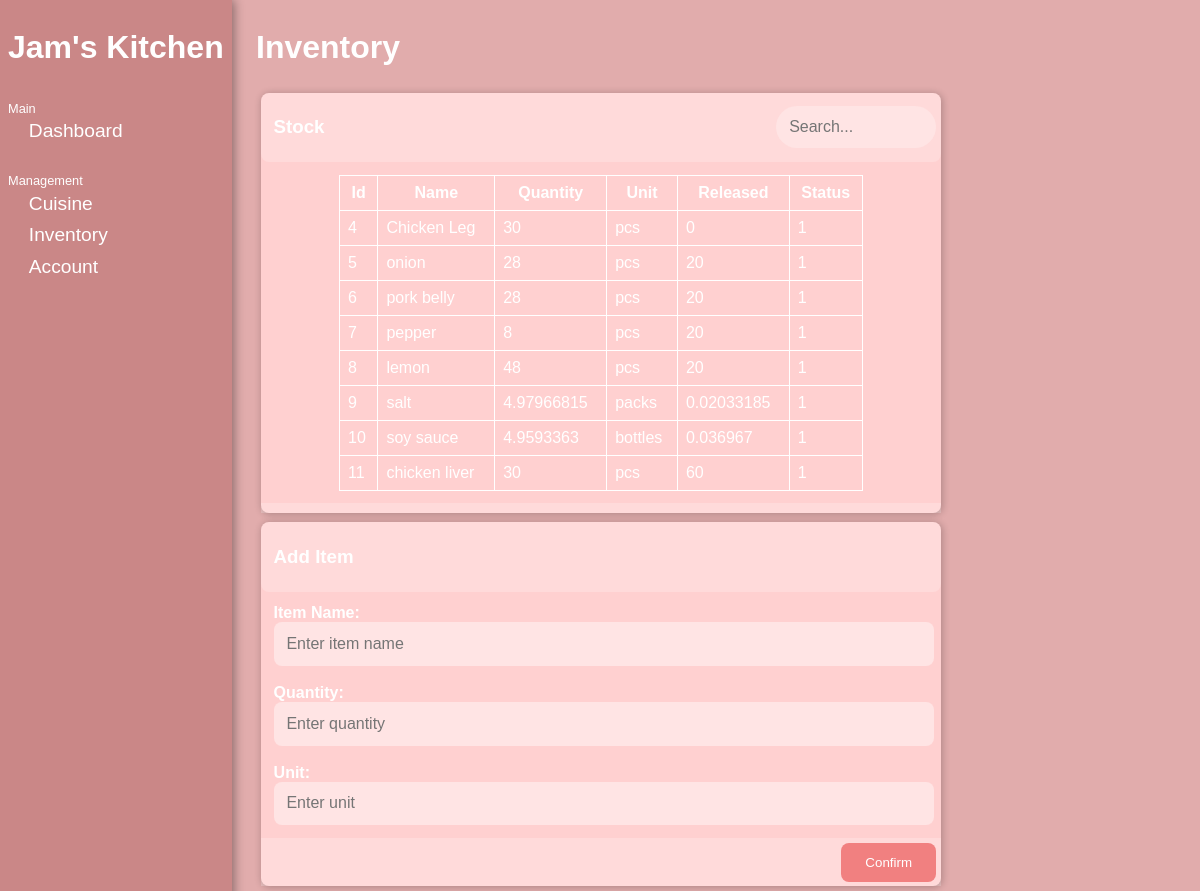
The app's page /?view=inventory (signed in) with its own data.
### tables this page shows
CREATE TABLE `inventory` (
  `id` int(50) NOT NULL,
  `name` varchar(50) NOT NULL,
  `quantity` varchar(50) NOT NULL,
  `unit` varchar(50) NOT NULL,
  `released` varchar(50) NOT NULL,
  `status` varchar(50) NOT NULL
);

### inventory.php (the view, shortened to what this page needs)
<div class="container">
    <h1>Inventory</h1>
    <div class="con">
        <div class="content">
            <div class="contentHeader">
                <h3>Stock</h3>
                <input type="text" id="searchInput" class="textField" placeholder="Search...">
            </div>
            <div class="contentBody">
                <div class="table-container">
                    <table id="dataTable">
                        <thead>
                            <tr>
                                <th onclick="sortTable(0)">Id</th>
                                <th onclick="sortTable(1)">Name</th>
                                <th onclick="sortTable(2)">Quantity</th>
                                <th onclick="sortTable(3)">Unit</th>
                                <th onclick="sortTable(4)">Released</th>
                                <th onclick="sortTable(5)">Status</th>
                            </tr>
                        </thead>
                        <tbody>
                            <?php
                            include "conn.php";
                            $sql = "SELECT * FROM inventory";
                            $query = $conn->query($sql);
                            if ($query->num_rows > 0) {
                                while ($row = $query->fetch_assoc()) {
                                    echo "<tr>";
                                    echo "<td>" . $row["id"] . "</td>";
                                    echo "<td>" . $row["name"] . "</td>";
                                    echo "<td>" . $row["quantity"] . "</td>";
                                    echo "<td>" . $row["unit"] . "</td>";
                                    echo "<td>" . $row["released"] . "</td>";
                                    echo "<td>" . $row["status"] . "</td>";
                                    echo "</tr>";
                                }
                            } else {
                                echo "<tr><td colspan='6' style='text-align:center'>0 results</td></tr>";
                            }
                            ?>
                        </tbody>
                    </table>
                </div>
            </div>
            <div class="contentFooter">
            </div>
        </div>
        <div class="content">
            <div class="contentHeader">
                <h3>Add Item</h3>
            </div>
            <div class="contentBody">
                <form action="" method="post">
                    <div class="textFieldContainer">
                        <b for="itemName">Item Name: </b>
                        <input class="textField" type="text" name="itemName" id="itemName" placeholder="Enter item name">
                    </div>
                    <br>
                    <div class="texFieldContainer">
                        <b for="quantity">Quantity: </b>
                        <input class="textField" type="number" name="quantity" id="quantity" min="0" placeholder="Enter quantity">
                    </div>
                    <br>
                    <div class="texFieldContainer">
                        <b for="unit">Unit: </b>
                        <input class="textField" type="text" name="unit" id="unit" placeholder="Enter unit">
                    </div>
            </div>
            <div class="contentFooter">
                <button type="submit" name="confirm" id="confirm" class="btn">Confirm</button>
            </div>
        </div>
    </div>
</div>

### index.php (shortened to what this page needs)
<!DOCTYPE html>
<html lang="en">
<head>
    <link rel="stylesheet" href="index.css">
</head>
<body>
    <?php
        include "header.php";
    ?>
    <?php
        $view = $_GET['view'] ?? "login";
        if($view == "inventory"){
            include 'inventory.php';
        }
    ?>
</body>
</html>

### header.php (shortened to what this page needs)
<header>
        <h1>Jam's Kitchen</h1>
        <ul>Main
            <li><a href="?view=dashboard">Dashboard</a></li>
        </ul>
        <ul>Management
            <li><a href="?view=cuisine">Cuisine</a></li>
            <li><a href="?view=inventory">Inventory</a></li>
            <li><a href="?view=account">Account</a></li>
        </ul>
</header>

### index.css (style rules this page uses)
* { font-family: Arial, Helvetica, sans-serif; color: #FFF; }
body { background-color: #E1ACAC ; margin: 0; }
header { display: flex; flex-direction: column; margin: 0; background-color: #CA8787; position: fixed; height: 100%; top: 0; left: 0; padding: 0.5rem; box-shadow: 1px 1px 10px 1px rgba(0, 0, 0, 0.4); }
ul { width: 100%; font-size: 0.8rem; list-style-type: none; text-align: left; padding: 0; }
ul li { font-size: 1.2rem; margin-left: 1rem; padding: 0.3rem; display: block; width: 100%; }
ul li a { display: block; width: 100%; text-decoration: none; transition: 0.2s ease-in-out; }
.container { padding-top: 0.5rem; padding-left: 16rem; }
.con { display: flex; justify-content: start; width: 58.7vh; flex-wrap: wrap; }
.content { display: flex; justify-content: start; flex-direction: column; background-color: #FFD0D0; width: 25vh; height: 25vh; text-align: center; padding: 1rem; border-radius: 0.5rem; margin: 0.3rem; box-shadow: 1px 1px 7px 1px rgba(0, 0, 0, 0.2); }
.btn { outline: none; border: none; background-color: #f18080; padding: 0.75rem 1.5rem; border-radius: 0.5rem; cursor: pointer; transition: 0.2s ease; }
.textField { width: 93.7%; outline: none; border: none; padding: 0.8rem; font-size: 1rem; background-color: rgb(255, 228, 228); border-radius: 0.5rem; transition: .2s ease; }

### inventory.php (style rules this page uses)
.con { width: 100%; padding: 0; display: flex; flex-direction: row; }
.content { padding: 0; width: 85vh; height: max-content; }
.content h3 { text-align: start; margin-left: 0.5rem; }
.contentHeader { display: flex; justify-content: space-between; background-color: rgba(255, 255, 255, 0.2); padding: 0.3rem; border-radius: 0.5rem; }
.contentBody { text-align: start; padding: 0.8rem; }
.contentFooter { background-color: rgba(255, 255, 255, 0.2); text-align: right; padding: 0.3rem; }
.textField { color: #292929; width: 97%; }
.table-container { width: 100%; }
.table-container table { width: 80%; margin-left: auto; margin-right: auto; border-collapse: collapse; border-radius: 1rem; }
table, td, th { border: 1px solid #fff; padding: 0.5rem; border-radius: 1rem; }
#searchInput { width: 20%; height: 2vh; border-radius: 50rem; margin-top: auto; margin-bottom: auto; }

### records on screen
inventory: id "4", name "Chicken Leg", quantity "30", unit "pcs", released "0", status "1"
inventory: id "5", name "onion", quantity "28", unit "pcs", released "20", status "1"
inventory: id "6", name "pork belly", quantity "28", unit "pcs", released "20", status "1"
inventory: id "7", name "pepper", quantity "8", unit "pcs", released "20", status "1"
inventory: id "8", name "lemon", quantity "48", unit "pcs", released "20", status "1"
inventory: id "9", name "salt", quantity "4.97966815", unit "packs", released "0.02033185", status "1"
inventory: id "10", name "soy sauce", quantity "4.9593363", unit "bottles", released "0.036967", status "1"
inventory: id "11", name "chicken liver", quantity "30", unit "pcs", released "60", status "1"
